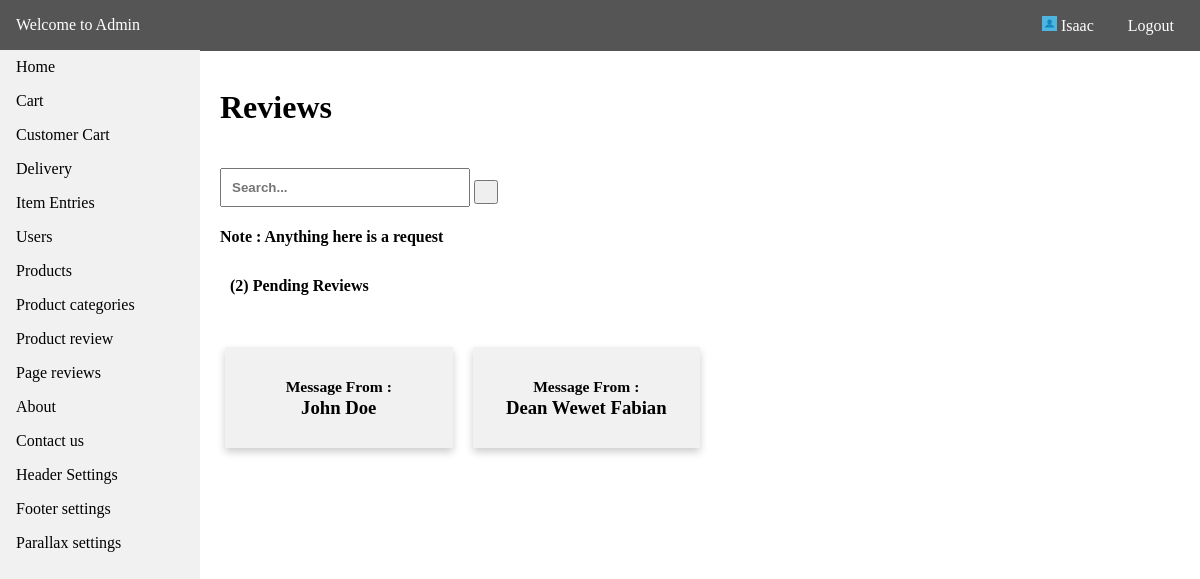
The page /admin/reviews.php (signed in) on the database its author committed.
### tables this page shows
CREATE TABLE `tbl_menus` (
  `id` int(11) NOT NULL,
  `menu_name` varchar(255) NOT NULL,
  `menu_link` varchar(255) NOT NULL,
  `date_created` datetime NOT NULL DEFAULT CURRENT_TIMESTAMP
);

CREATE TABLE `tbl_reviews` (
  `id` int(11) NOT NULL,
  `name` varchar(255) NOT NULL,
  `image` varchar(255) NOT NULL,
  `description` text NOT NULL,
  `date_created` datetime NOT NULL DEFAULT CURRENT_TIMESTAMP
);

### api/dbh.php (called while the page is built, shortened)
<?php
class dbh {
    public function __construct() {
        $this->servername = HOST;
        $this->username = USER;
        $this->password = PASS;
        $this->dbname = DBNAME;
        $this->conn = mysqli_connect($this->servername,$this->username,$this->password,$this->dbname);
    }
}
?>

### config.php (called while the page is built, shortened)
<?php
include API.'dbh.php';
include API.'viewUser.php';
$viewUser = new ViewUser;
?>

### api/viewUser.php (called while the page is built, shortened)
<?php
class ViewUser extends User {
    public function get_data($get_table) {
        $query = "SELECT * FROM ".$get_table." ORDER BY id DESC";
        $res = mysqli_query($this->conn,$query);
        return $res;
    }
    public function get_query($query) {
        $res = mysqli_query($this->conn,$query);
        return $res;
    }
}
?>

### admin/reviews.php (the view, shortened to what this page needs)
<?php
include '../config.php';
?>
<!DOCTYPE html>
<html>
<head>
    <link rel="stylesheet" type="text/css" media="screen" href="admin_css/main.css" />
</head>
<body>
<?php
include 'require/nav.php';
?>
<div class="container">
    <br>
<h1>Reviews</h1>
<?php
$res = $viewUser->get_data("tbl_pending_reviews");
$num_row = $res->num_rows;
?>
    <div class="search">
      <form method="GET">
        <input style="margin-top:20px;" type="text" placeholder="Search..." name="query">
        <button type="submit" name="searchbtn"><i class="fa fa-search"></i></button>
      </form>
    </div>
<h4>Note : Anything here is a request</h4>
<h4 class="response notif"><a style="color:#000;text-decoration:none;" href="review_pending.php">(<?php echo $num_row;?>) Pending Reviews</a></h4>
    <div class="content">
        <div class="row">
        <?php
        if (isset($_GET['query']) && isset($_GET['searchbtn'])) {
            $term = $_GET['query'];
            $table = "tbl_reviews";
            $search = "name";
            $result = $viewUser->search($term,$table,$search);
            $num_result = $result->num_rows;
            if ($num_result > 0) {
                    if ($num_result > 1)
                    {
                      $item = "items";
                    }
                    else {
                      $item = "item";
                    }
                    echo '<h3 style="color:green;">Results: "'.$term.'" ('.$num_result.' '.$item.')</h3>';
                while($row = $result->fetch_assoc()) {
                    $title = $row['name'];
                    $id = $row['id'];
                    ?>
                    <div class="column">
                        <a href="reviews_accept.php?id=<?php echo $id;?>">
                            <div class="card">
                            <h3><small>Message From :</small> <br><?php echo $title; ?></h3>
                            </div>
                        </a>
                    </div>
                    <?php
                }
            }
        }
        else {
            $table = "tbl_reviews";
            $res = $viewUser->get_data($table);
            while ($row = $res->fetch_assoc()) {
                $title = $row['name'];
                $id = $row['id'];
        ?>
            <div class="column">
            <a href="reviews_accept.php?id=<?php echo $id;?>">
                    <div class="card">
                        <h3><small>Message From :</small> <br><?php echo $title; ?></h3>
                    </div>
                    </a>
            </div>
        <?php
        }
        }
        ?>
    </div>
    </div>
</div>
</body>
</html>

### admin/require/nav.php (shortened to what this page needs)
<div class="header">
    <p><a style="color:#fff;text-decoration:none;" href="<?php echo ADMIN_URL.'home.php';?>">Welcome to Admin</a></p>
    <div class="head-content">
        <p style="cursor:pointer;"><img src="<?php echo BASE_URL; ?>image/sample-image.jpg" style="height:15px;width:15px;" alt=""> <?php echo $_SESSION["admin"]; ?></p>
        <p><a style="color:#fff;text-decoration:none;" href="<?php echo ADMIN_URL.'logout.php';?>">Logout</a></p>
    </div>
</div>
<nav class="navi">
    <ul>
        <li><a href="<?php echo ADMIN_URL.'home.php';?>">Home</a></li>
    <?php
        $tbl = "SELECT * FROM tbl_menus";
        $res = $viewUser->get_query($tbl);
        while($row = $res->fetch_assoc()) {
            $menu = $row['menu_name'];
            $link = $row['menu_link'];
    ?>
        <li><a href="<?php echo ADMIN_URL.$link.'.php'; ?>"><?php echo ucfirst($menu); ?></a></li>
    <?php
        }
    ?>
    </ul>
</nav>

### admin/admin_css/main.css (style rules this page uses)
html { scroll-behavior: smooth; }
* { box-sizing: border-box; }
body { margin: 0; font-family: Cambria, Cochin, Georgia, Times, 'Times New Roman', serif; }
ul { list-style-type: none; margin: 0; padding: 0; width: 200px; top: 50px; background-color: #f1f1f1; position: fixed; height: 100%; overflow: auto; }
li a { display: block; color: #000; padding: 8px 16px; text-decoration: none; }
.header { background-color: #555; color:white; display: inline-block; width: 100%; position:fixed; top:0; padding: 16px; }
.header p { display: inline; }
.container { margin-top: 50px; margin-left: 220px; }
.content { margin-top: 20px; }
.head-content { position: relative; float:right; }
.head-content p { margin-left: 10px; padding: 10px; }
.column { float: left; width: 25%; margin-top: 20px; padding: 0 10px; }
.row { margin: 0 -5px; }
.row:after { content: ""; display: table; clear: both; }
.search input[type=text] { width: 250px; padding: 10px; font-weight: bold; }
.search button[type=submit] { padding: 10px; }
.card { box-shadow: 0 4px 8px 0 rgba(0, 0, 0, 0.2); padding: 10px; text-align: center; background-color: #f1f1f1; }
.column a { text-decoration: none; color: #000000; }
.notif { padding: 10px; width: 100%; -webkit-animation: fadeout 4s; animation: fadeout 4s; }

### rows shown on the page
tbl_menus: menu_name "Cart"
tbl_menus: menu_name "Customer Cart"
tbl_menus: menu_name "Delivery"
tbl_menus: menu_name "Item Entries"
tbl_menus: menu_name "Users"
tbl_menus: menu_name "Products"
tbl_menus: menu_name "Product categories"
tbl_menus: menu_name "Product review"
tbl_menus: menu_name "Page reviews"
tbl_menus: menu_name "About"
tbl_menus: menu_name "Contact us"
tbl_menus: menu_name "Header Settings"
tbl_menus: menu_name "Footer settings"
tbl_menus: menu_name "Parallax settings"
tbl_reviews: name "John Doe"
tbl_reviews: name "Dean Wewet Fabian"

### other values the page prints
$_SESSION["admin"] "Isaac"
$num_row "2"
